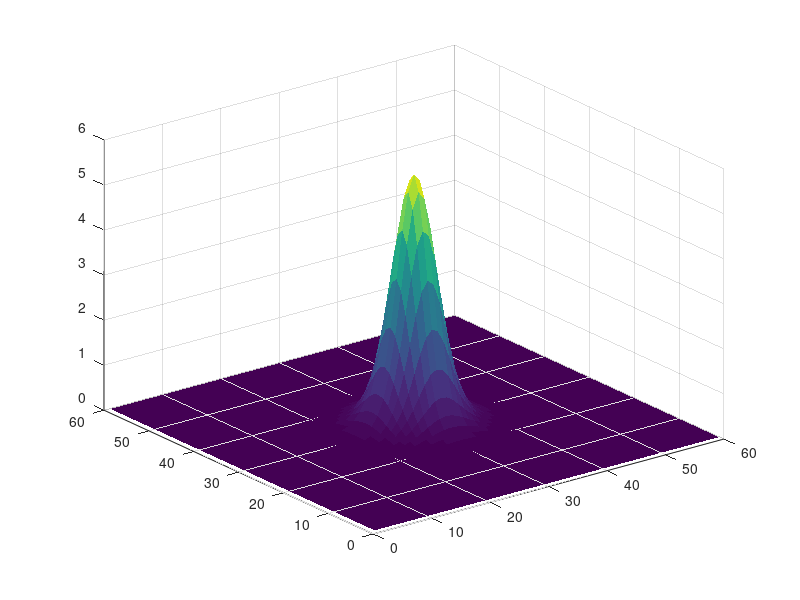
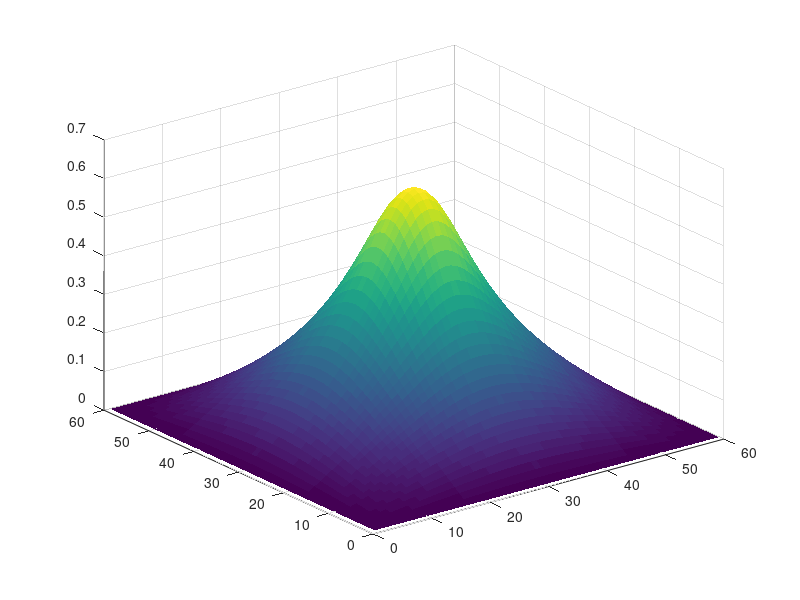

These charts were generated, in order, by the following MATLAB code:

% compute the model from "Spatio-Temporal Patterns Generated by 
% Salmonella typhimurium "

%% load parameters.
alpha = 3.0;
beta  = 2.0;
gamma = 0.2;
%gamma = 0;
rho   = 0.03;
Dn    = 0.1;
Dc    = 0.3;
% Bifurcataion parameter.
s = 1.5;
%pattern propagation.
r = 0.8;
%r = 1;

length = 3;
tend = 6;

dt = 0.0005
J = 60;
idx = 2:(J-1);

dx = length/J
dy = dx;

mu = dt/(dx)^2

steps = floor(tend/dt)

%there are only cells at the center.
[x,y] = meshgrid(linspace(0,1,J));
%N = 15*(x - x.^2).*(y-y.^2).*exp(-50 .*((x - 0.5).^2 + (y - 0.5).^2 ));

N = 0.*x + 0.*y;
N((J/2-10):(J/2+10),(J/2-10):(J/2+10)) = 1;
Nnew = N;

%transmitters are zero initially.
C = 0.*x+0.*y;
Cnew = C;

%% start computation!
for t = 1:steps
    
 %approximate the chemotaxis half steps! North, East, South, West:
 a = N./(1 + beta.*C);
 aN = ( a(idx,idx+1) + a(idx,idx) )./2;
 aE = ( a(idx+1,idx) + a(idx,idx) )./2;
 aS = ( a(idx,idx-1) + a(idx,idx) )./2;
 aW = ( a(idx-1,idx) + a(idx,idx) )./2;
 
 %compute the logistic growth term.
 f = rho.*N(idx,idx).*( 1  - N(idx,idx)./s);
      
 Nnew(idx,idx) = N(idx,idx) + dt.*( f ...
                ... diffusion term.
                 +(Dn/(dx)^2) .*(N(idx+1,idx) + N(idx-1,idx) + ...
                 N(idx,idx+1) + N(idx,idx-1) - 4.*N(idx,idx))  ...
                 ... %chemotaxis term.
                 -(alpha/dx^2).*( aE.*(C(idx+1,idx) - C(idx,idx))    ...
                                - aW.*(C(idx,idx)   - C(idx-1,idx)) ...
                                + aN.*(C(idx,idx+1) - C(idx,idx)) ... 
                                - aS.*(C(idx,idx)   - C(idx,idx-1))));              
        
 %Only the growth model.
 %Nnew(i,j) = N(i,j) + dt*( rho*N(i,j)*( 1  - N(i,j)/s));
  
                     %diffusion term
 Cnew(idx,idx) = C(idx,idx) + dt*( Dc/(dx^2) .* (C(idx+1,idx) + ...
                 C(idx-1,idx) + C(idx,idx+1) + ...
                 C(idx,idx-1) - 4.*C(idx,idx))  ...
                 ... %production term
                 + s.*N(idx,idx)./(1 + gamma.*N(idx,idx))  ...
                 ... %consumption term
                 - (C(idx,idx).*(N(idx,idx).^r))./(1 + gamma.*C(idx,idx)));
    
   N = Nnew;
   C = Cnew;
end
figure(1)
surf(real(N));shading('flat');
figure(2)
surf(real(C));shading('flat');

